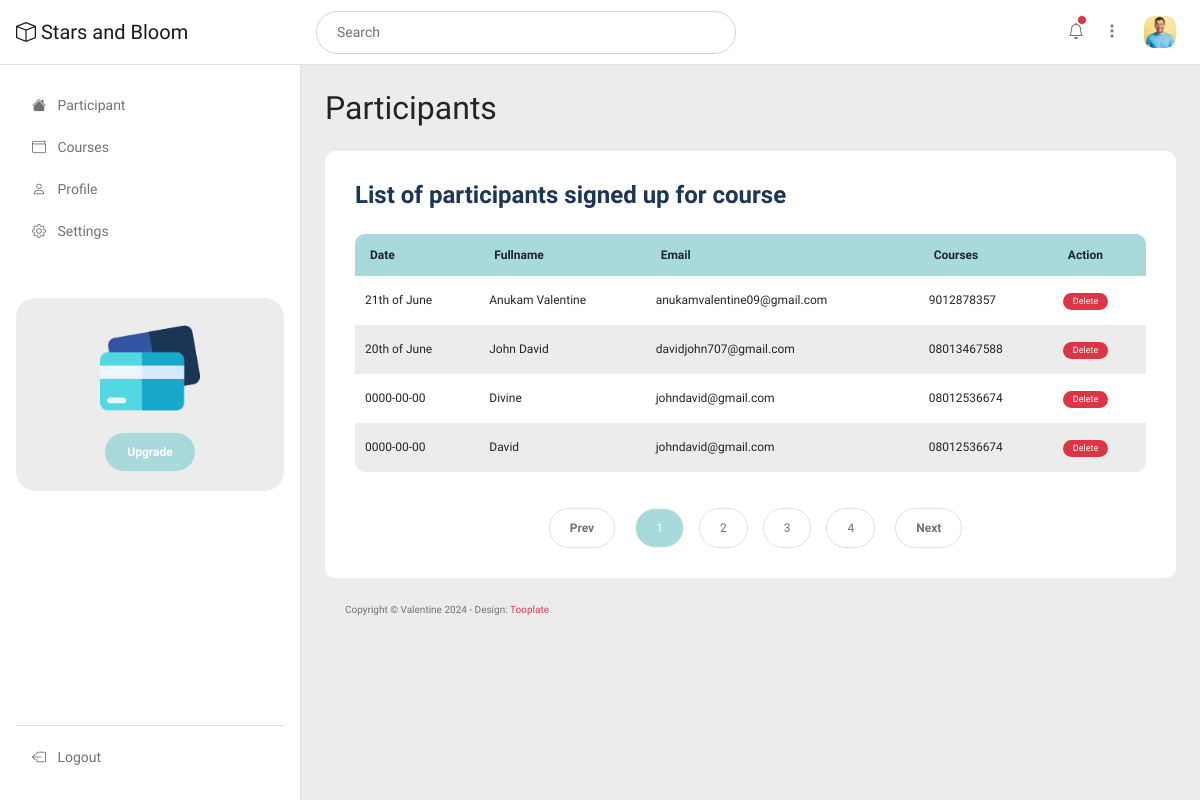
Page /admin/dashboard.php (signed in) on the earlier database version.
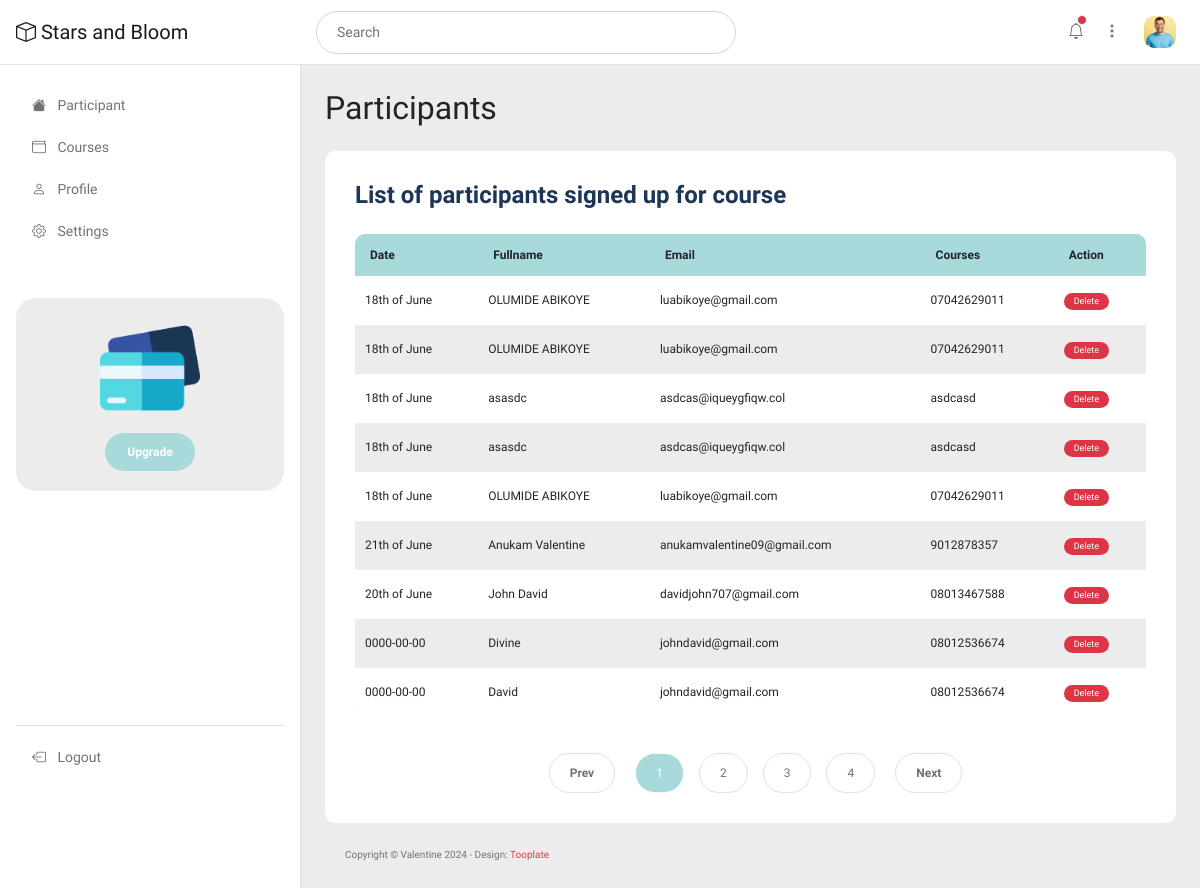
Same page on the later database version.
### tables this page shows
CREATE TABLE `participant` (
  `id` int(11) NOT NULL,
  `fullname` varchar(100) NOT NULL,
  `email` varchar(100) NOT NULL,
  `phone` varchar(50) NOT NULL,
  `courses` varchar(100) NOT NULL,
  `date` varchar(50) NOT NULL,
  `date_created` timestamp NOT NULL DEFAULT CURRENT_TIMESTAMP ON UPDATE CURRENT_TIMESTAMP
);

### admin/dashboard.php (the view, shortened to what this page needs)
<?php
include("connect.php");
?>
<!doctype html>
<html lang="en">
    <head>
        <link href="css/bootstrap.min.css" rel="stylesheet">
        <link href="css/bootstrap-icons.css" rel="stylesheet">
        <link href="css/apexcharts.css" rel="stylesheet">
        <link href="css/tooplate-mini-finance.css" rel="stylesheet">
    </head>
    <body>
        <header class="navbar sticky-top flex-md-nowrap">
            <div class="col-md-3 col-lg-3 me-0 px-3 fs-6">
                <a class="navbar-brand" href="dashboard.php">
                    <i class="bi-box"></i>
                    Stars and Bloom
                </a>
            </div>
            <form class="custom-form header-form ms-lg-3 ms-md-3 me-lg-auto me-md-auto order-2 order-lg-0 order-md-0" action="#" method="get" role="form">
                <input class="form-control" name="search" type="text" placeholder="Search" aria-label="Search">
            </form>
            <div class="navbar-nav me-lg-2">
                <div class="nav-item text-nowrap d-flex align-items-center">
                    <div class="dropdown ps-3">
                        <a class="nav-link dropdown-toggle text-center" href="#" role="button" data-bs-toggle="dropdown" aria-expanded="false">
                            <i class="bi-bell"></i>
                            <span class="position-absolute start-100 translate-middle p-1 bg-danger border border-light rounded-circle">
                            </span>
                        </a>
                    </div>
                    <div class="dropdown ps-1">
                        <a class="nav-link dropdown-toggle text-center" href="#" role="button" data-bs-toggle="dropdown" aria-expanded="false">
                            <i class="bi-three-dots-vertical"></i>
                        </a>
                    </div>
                    <div class="dropdown px-3">
                        <a class="nav-link dropdown-toggle" href="#" role="button" data-bs-toggle="dropdown" aria-expanded="false">
                            <img src="images/medium-shot-happy-man-smiling.jpg" class="profile-image img-fluid" alt="">
                        </a>
                    </div>
                </div>
            </div>
        </header>
        <div class="container-fluid">
            <div class="row">
                <?php
                    include("nav.php");
                ?>
                <main class="main-wrapper col-md-9 ms-sm-auto py-4 col-lg-9 px-md-4 border-start">
                    <div class="title-group mb-3">
                        <h1 class="h2 mb-0">Participants</h1>
                    </div>
                    <div class="row my-4">
                        <div class="col-lg-12 col-12">
                            <div class="custom-block bg-white">
                                <h5 class="mb-4">List of participants signed up for course</h5>
                                <div class="table-responsive">
            <table class="account-table table">
                <thead>
                    <tr>
                        <th scope="col">Date</th>
                        <th scope="col">Fullname</th>
                        <th scope="col">Email</th>
                        <th scope="col">Courses</th>
                        <th scope="col">Action</th>
                    </tr>
                </thead>
                        <tbody>
                <?php
                    $query = "select * from participant order by id desc";
                    $result = mysqli_query($conn,$query);
                    $num = mysqli_num_rows($result);
                    for($i=0; $i<$num; $i++)
                    {
                        $row = mysqli_fetch_array($result);
                ?>
                    <tr>
                        <td scope="row"><?php echo $row['date']; ?></td>
                        <td scope="row"><?php echo $row['fullname']; ?></td>
                        <td scope="row"><?php echo $row['email']; ?></td>
                        <td scope="row"><?php echo $row['phone']; ?></td>
                        <td scope="row">
                        <a href="delete-participant.php?id=<?php echo $row['id']; ?>&name=<?php echo $row['fullname']; ?>" onclick="return confirm('Are you sure you want to delete <?php echo $row['fullname']; ?>?');"> <span class="badge text-bg-danger">
                                Delete
                            </span>
                            </a>
                        </td>
                    </tr>
                        <?php } ?>
                </tbody>
            </table>
                                </div>
                                <nav aria-label="Page navigation example">
                                        <ul class="pagination justify-content-center mb-0">
                                            <li class="page-item">
                                                <a class="page-link" href="#" aria-label="Previous">
                                                    <span aria-hidden="true">Prev</span>
                                                </a>
                                            </li>
                                            <li class="page-item active" aria-current="page">
                                                <a class="page-link" href="#">1</a>
                                            </li>
                                            <li class="page-item">
                                                <a class="page-link" href="#">2</a>
                                            </li>
                                            <li class="page-item">
                                                <a class="page-link" href="#">3</a>
                                            </li>
                                            <li class="page-item">
                                                <a class="page-link" href="#">4</a>
                                            </li>
                                            <li class="page-item">
                                                <a class="page-link" href="#" aria-label="Next">
                                                    <span aria-hidden="true">Next</span>
                                                </a>
                                            </li>
                                        </ul>
                                    </nav>
                            </div>
                        </div>
                    <footer class="site-footer">
                        <div class="container">
                            <div class="row">
                                <div class="col-lg-12 col-12">
                                    <p class="copyright-text">Copyright © Valentine 2024
                                    - Design: <a rel="sponsored" href="https://www.tooplate.com" target="_blank">Tooplate</a></p>
                                </div>
                            </div>
                        </div>
                    </footer>
                </main>
            </div>
        </div>
    </body>
</html>

### admin/nav.php
<nav id="sidebarMenu" class="col-md-3 col-lg-3 d-md-block sidebar collapse">
    <div class="position-sticky py-4 px-3 sidebar-sticky">
        <ul class="nav flex-column h-100">
            <li class="nav-item">
                <a class="nav-link" aria-current="page" href="dashboard.php">
                    <i class="bi-house-fill me-2"></i>
                    Participant
                </a>
            </li>
            <li class="nav-item">
                <a class="nav-link" href="courses.php">
                    <i class="bi-wallet me-2"></i>
                    Courses
                </a>
            </li>
            <li class="nav-item">
                <a class="nav-link" href="profile.php">
                    <i class="bi-person me-2"></i>
                    Profile
                </a>
            </li>
            <li class="nav-item">
                <a class="nav-link" href="setting.php">
                    <i class="bi-gear me-2"></i>
                    Settings
                </a>
            </li>
            <li class="nav-item featured-box mt-lg-5 mt-4 mb-4">
                <img src="images/credit-card.png" class="img-fluid" alt="">
                <a class="btn custom-btn" href="#">Upgrade</a>
            </li>
            <li class="nav-item border-top mt-auto pt-2">
                <a class="nav-link" href="logout.php">
                    <i class="bi-box-arrow-left me-2"></i>
                    Logout
                </a>
            </li>
        </ul>
    </div>
</nav>

Differences in the rows shown:
added participant: date "18th of June", fullname "OLUMIDE ABIKOYE", email "luabikoye@gmail.com", phone "07042629011"
added participant: date "18th of June", fullname "OLUMIDE ABIKOYE", email "luabikoye@gmail.com", phone "07042629011"
added participant: date "18th of June", fullname "asasdc", email "asdcas@iqueygfiqw.col", phone "asdcasd"
added participant: date "18th of June", fullname "asasdc", email "asdcas@iqueygfiqw.col", phone "asdcasd"
added participant: date "18th of June", fullname "OLUMIDE ABIKOYE", email "luabikoye@gmail.com", phone "07042629011"
